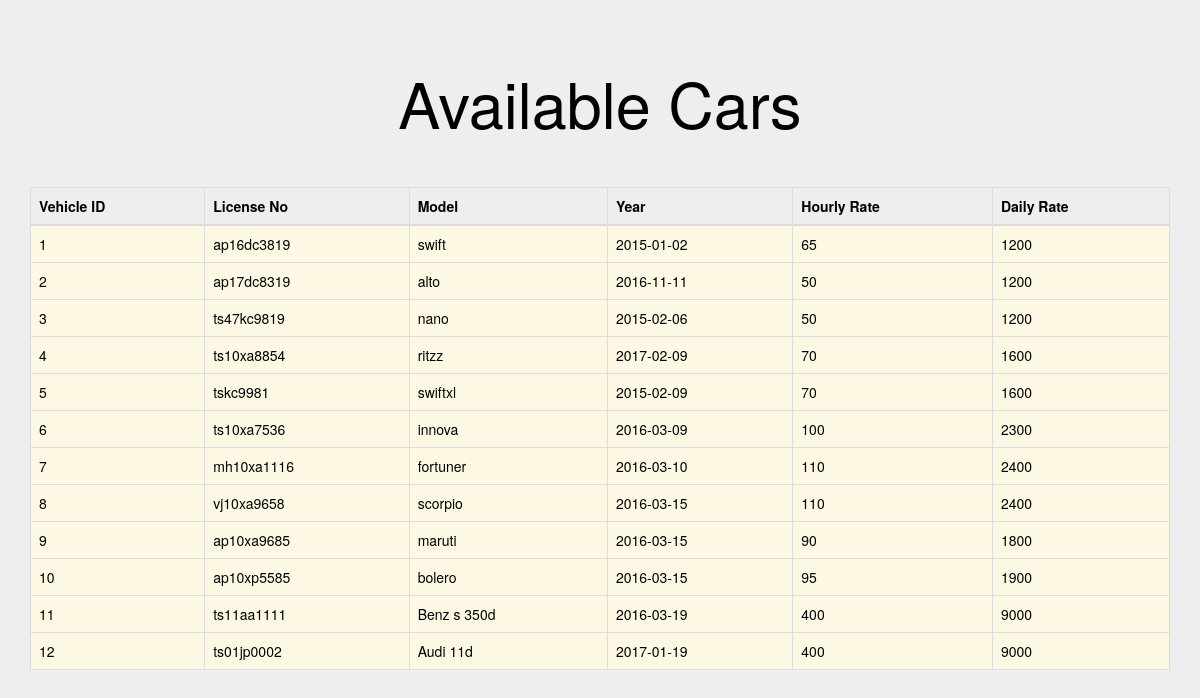
Page /available1.php on the committed database.
### tables this page shows
CREATE TABLE `car` (
  `Vehicle_id` int(10) NOT NULL,
  `License_no` varchar(20) DEFAULT NULL,
  `Model` varchar(20) DEFAULT NULL,
  `Year` date DEFAULT NULL,
  `Ctype` varchar(30) DEFAULT NULL,
  `Drate` int(10) DEFAULT NULL,
  `Wrate` int(10) DEFAULT NULL
);

### available1.php (the view, shortened to what this page needs)
<!DOCTYPE html PUBLIC "-//W3C//DTD HTML 4.01 Transitional//EN"  "http://www.w3.org/TR/html4/loose.dtd">
<html>
	<head>
        <link rel="stylesheet" href="https://maxcdn.bootstrapcdn.com/bootstrap/3.3.7/css/bootstrap.min.css" >
</head>
<body class="container jumbotron">
<?php
	$database_host = "localhost";
	$database_user = "root";
	$database_pass = "";
	$database_name = "carrental";
	$connection = mysqli_connect($database_host, $database_user, $database_pass, $database_name);
?>
<table class="table table-hover table-bordered" border='1'>
	<thead><tr>
<th>Vehicle ID</th>
<th>License No</th>
<th>Model</th>
<th>Year</th>
<th>Hourly Rate</th>
<th>Daily Rate</th>
</tr>
</thead>
<tbody>
<?php
$res="select Vehicle_id,License_no,Model,Year,Drate AS Daily_Rate, Wrate AS Weekly_Rate from car where Vehicle_id not in (SELECT Vehicle_id FROM rental )";
	$result=mysqli_query($connection,$res);
        echo "<h1><center>Available Cars</h1><br><br>";
      if (mysqli_num_rows($result) > 0) {
while($row = mysqli_fetch_assoc($result))
{
	echo "<tr class='warning'>";
echo "<td>" . $row["Vehicle_id"] . "</td>";
echo "<td>" . $row["License_no"] . "</td>";
echo "<td>" . $row["Model"] . "</td>";
echo "<td>" . $row["Year"] . "</td>";
echo "<td>" . $row["Daily_Rate"] . "</td>";
echo "<td>" . $row["Weekly_Rate"] . "</td>";
echo "</tr>";
}
}?>
 </tbody>
</table>
   </body>
</html>

### rows in the picture
car: Vehicle_id "1", License_no "ap16dc3819", Model "swift", Year "2015-01-02", Drate "65", Wrate "1200"
car: Vehicle_id "2", License_no "ap17dc8319", Model "alto", Year "2016-11-11", Drate "50", Wrate "1200"
car: Vehicle_id "3", License_no "ts47kc9819", Model "nano", Year "2015-02-06", Drate "50", Wrate "1200"
car: Vehicle_id "4", License_no "ts10xa8854", Model "ritzz", Year "2017-02-09", Drate "70", Wrate "1600"
car: Vehicle_id "5", License_no "tskc9981", Model "swiftxl", Year "2015-02-09", Drate "70", Wrate "1600"
car: Vehicle_id "6", License_no "ts10xa7536", Model "innova", Year "2016-03-09", Drate "100", Wrate "2300"
car: Vehicle_id "7", License_no "mh10xa1116", Model "fortuner", Year "2016-03-10", Drate "110", Wrate "2400"
car: Vehicle_id "8", License_no "vj10xa9658", Model "scorpio", Year "2016-03-15", Drate "110", Wrate "2400"
car: Vehicle_id "9", License_no "ap10xa9685", Model "maruti", Year "2016-03-15", Drate "90", Wrate "1800"
car: Vehicle_id "10", License_no "ap10xp5585", Model "bolero", Year "2016-03-15", Drate "95", Wrate "1900"
car: Vehicle_id "11", License_no "ts11aa1111", Model "Benz s 350d", Year "2016-03-19", Drate "400", Wrate "9000"
car: Vehicle_id "12", License_no "ts01jp0002", Model "Audi 11d", Year "2017-01-19", Drate "400", Wrate "9000"
